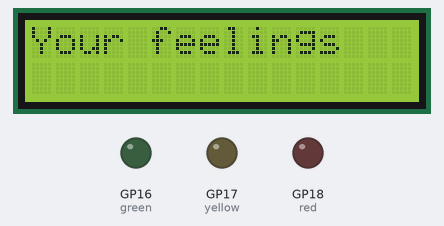
This program was run on a simulated Raspberry Pi Pico running MicroPython. Parts: 16×2 character LCD, output pins drawn as LEDs (lit = HIGH). Random numbers come from a fixed seed; library files of the repository ran but are not shown: pico_i2c_lcd.py; what the program prints to the serial console is not drawn.

Above: at 0.1 s.
At 7.7 s:
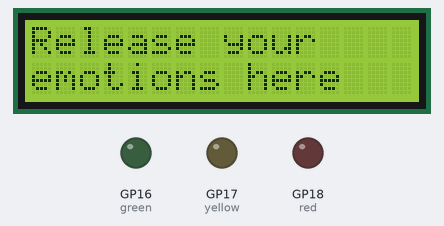
At 12.3 s:
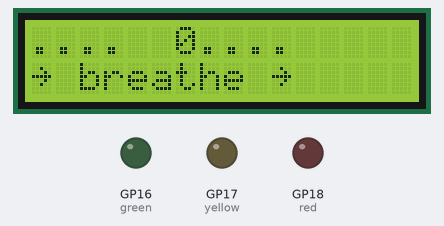
At 17.4 s:
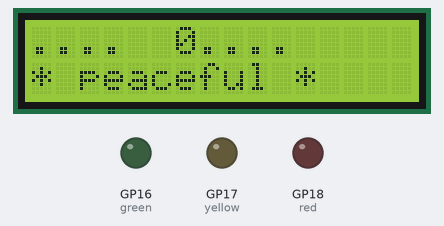
At 22.4 s:
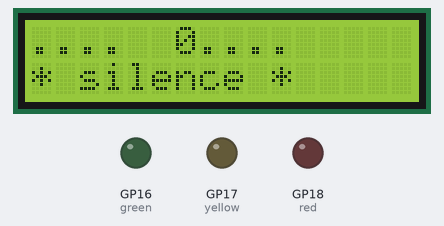
At 35.6 s:
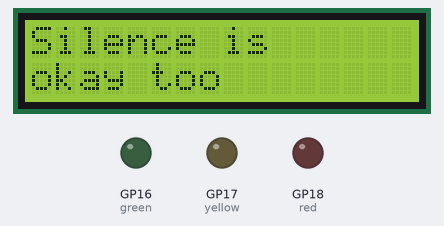
Timing chart, 0 to 37.1 s (numbered marks = the images above):
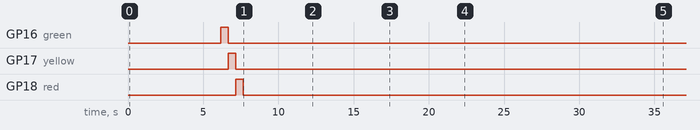

The program:

main.py
```python
from machine import Pin, I2C
from time import sleep, ticks_ms
import random

# Sound sensor on GP0
sound_sensor = Pin(0, Pin.IN, Pin.PULL_UP)

# 3 LEDs - representing emotional states
green = Pin(16, Pin.OUT)   # Calm / Peaceful
yellow = Pin(17, Pin.OUT)  # Agitated / Concerned
red = Pin(18, Pin.OUT)     # Intense / Release

# LCD Setup
i2c = I2C(0, scl=Pin(9), sda=Pin(8), freq=400000)
devices = i2c.scan()
lcd_exists = False

if devices:
    lcd_address = devices[0]
    try:
        from pico_i2c_lcd import I2cLcd
        lcd = I2cLcd(i2c, lcd_address, 2, 16)
        lcd_exists = True
        print("LCD initialized")
    except:
        print("LCD library error")
else:
    print("No LCD detected")

# ICONS (using ASCII characters)
ICON_HEART = "\x7F"  # Using special character for heart (if supported)
ICON_WAVE = "~"
ICON_STAR = "*"
ICON_ARROW = ">"
ICON_CIRCLE = "o"
ICON_DOT = "."

# Welcome messages
welcome_messages = [
    "Your feelings",
    "are valid",
    "Release safely",
    "No judgment",
    "You are heard"
]

# Emotional messages by level
emotional_messages = {
    "CALM": [
        "~ peaceful ~",
        "* centered *",
        "~ calm seas ~",
        "* at ease *",
        "~ gentle wave ~"
    ],
    "AGITATED": [
        "> something up <",
        "~ rising tide ~",
        "* notice this *",
        "~ building wave ~",
        "> let it out <"
    ],
    "RELEASE": [
        "> release now <",
        "~ let go ~",
        "* you're safe *",
        "~ feel it ~",
        "> express <"
    ],
    "SILENT": [
        "* silence *",
        "~ breathe ~",
        "* rest here *",
        "~ be still ~",
        "* peaceful *"
    ]
}

# Post-messages after reading (shown for 3 seconds)
post_messages = {
    "CALM": [
        "You are centered",
        "Peace within you",
        "Calm and present",
        "Balanced energy",
        "Quiet strength"
    ],
    "AGITATED": [
        "It's okay to feel",
        "This too shall pass",
        "You're still safe",
        "Notice and release",
        "Valid feelings"
    ],
    "RELEASE": [
        "Well done",
        "Release complete",
        "You let it out",
        "Feel the freedom",
        "Expressed fully"
    ],
    "SILENT": [
        "Rest is good",
        "Silence heals",
        "Quiet moments",
        "Just breathe",
        "Stillness counts"
    ]
}

def reset_all_leds():
    """Explicitly turn off all LEDs"""
    green.off()
    yellow.off()
    red.off()
    print("LEDs reset - ready for next reading")

def show_startup():
    if not lcd_exists:
        return

    lcd.clear()
    for msg in welcome_messages:
        lcd.putstr(msg)
        sleep(1.2)
        lcd.clear()

    # Test LEDs at startup
    print("Testing LEDs...")
    green.on()
    sleep(0.5)
    green.off()
    yellow.on()
    sleep(0.5)
    yellow.off()
    red.on()
    sleep(0.5)
    red.off()
    print("LEDs ready")

    # Ready message
    lcd.putstr("Release your")
    lcd.move_to(0, 1)
    lcd.putstr("emotions here")
    sleep(2)
    lcd.clear()

    # Ready animation
    for i in range(3):
        lcd.putstr("Ready " + ICON_WAVE * i)
        sleep(0.3)
        lcd.clear()
        sleep(0.2)

def show_reading(level, count):
    """Show the live reading"""
    if not lcd_exists:
        return

    # First line - show intensity with icons
    lcd.move_to(0, 0)

    if level == "RELEASE":
        bars = ICON_HEART * min(8, int(count/10))
        lcd.putstr("Rls:{:3d} {}".format(count, bars))
    elif level == "AGITATED":
        waves = ICON_WAVE * min(8, int(count/8))
        lcd.putstr("Agt:{:3d} {}".format(count, waves))
    elif level == "CALM":
        dots = ICON_DOT * min(8, int(count/6))
        lcd.putstr("Calm:{:2d} {}".format(count, dots))
    else:
        lcd.putstr("....{:3d}....".format(count))

    # Second line - random emotional message
    lcd.move_to(0, 1)
    msg = random.choice(emotional_messages[level])
    lcd.putstr(msg + " " * (16 - len(msg)))

def show_post_message(level):
    """Show a post-reading message for 3 seconds"""
    if not lcd_exists:
        return

    lcd.clear()

    # Choose random post message
    msg = random.choice(post_messages[level])

    # Display with some formatting
    words = msg.split()
    if len(words) <= 2:
        # Short message - center it
        lcd.move_to((16 - len(msg)) // 2, 0)
        lcd.putstr(msg)
    else:
        # Longer message - split across two lines
        half = len(words) // 2
        line1 = " ".join(words[:half])
        line2 = " ".join(words[half:])
        lcd.move_to((16 - len(line1)) // 2, 0)
        lcd.putstr(line1)
        lcd.move_to((16 - len(line2)) // 2, 1)
        lcd.putstr(line2)

    # Add icon decoration
    if level == "RELEASE":
        lcd.move_to(0, 0)
        lcd.putstr(ICON_HEART)
        lcd.move_to(15, 1)
        lcd.putstr(ICON_HEART)
    elif level == "AGITATED":
        lcd.move_to(0, 0)
        lcd.putstr(ICON_WAVE)
        lcd.move_to(15, 1)
        lcd.putstr(ICON_WAVE)
    elif level == "CALM":
        lcd.move_to(0, 0)
        lcd.putstr(ICON_DOT)
        lcd.move_to(15, 1)
        lcd.putstr(ICON_DOT)

    sleep(3)
    lcd.clear()

# Run startup
if lcd_exists:
    show_startup()

print("Emotional Release Sound Meter Ready")
print("Green = Calm | Yellow = Agitated | Red = Release")
print("All feelings are welcome here")

# Variables
detection_count = 0
last_second = ticks_ms()
current_level = "SILENT"
session_count = 0
reading_phase = True  # True = showing reading, False = showing post-message
post_message_start = 0
cycle_count = 0

while True:
    current_time = ticks_ms()

    # Count every emotional expression (sound)
    if sound_sensor.value() == 0:
        detection_count += 1

    # Update every second (reading phase)
    if reading_phase and (current_time - last_second > 1000):
        cycle_count += 1
        print(f"\n--- CYCLE {cycle_count} STARTING ---")

        # STEP 1: RESET ALL LEDS (explicitly turn them off)
        reset_all_leds()

        # STEP 2: Determine emotional intensity level
        if detection_count > 10:
            # Light the RED LED only
            red.on()
            current_level = "RELEASE"
            print("RELEASE! (intensity: {})".format(detection_count))
        elif detection_count > 5:
            # Light the YELLOW LED only
            yellow.on()
            current_level = "AGITATED"
            print("AGITATED (intensity: {})".format(detection_count))
        elif detection_count > 1:
            # Light the GREEN LED only
            green.on()
            current_level = "CALM"
            print("CALM (intensity: {})".format(detection_count))
        else:
            # All LEDs remain OFF
            current_level = "SILENT"
            print("SILENT (intensity: {})".format(detection_count))

        # Show which LED is active
        if current_level == "RELEASE":
            print("   → RED LED on")
        elif current_level == "AGITATED":
            print("   → YELLOW LED on")
        elif current_level == "CALM":
            print("   → GREEN LED on")
        else:
            print("   → No LEDs on (silent)")

        # Show reading on LCD
        if lcd_exists:
            show_reading(current_level, detection_count)

        # Prepare to show post-message
        reading_phase = False
        post_message_start = current_time

        # Increment session count for non-silent readings
        if current_level != "SILENT":
            session_count += 1

        # Reset counter for next reading
        detection_count = 0
        last_second = current_time

    # Post-message phase (show for 3 seconds)
    if not reading_phase and (current_time - post_message_start > 3000):
        print("--- POST-MESSAGE PHASE ---")

        # STEP 3: Turn off LEDs during post-message
        reset_all_leds()
        print("   → LEDs off for post-message")

        # Show post-message
        if lcd_exists and current_level != "SILENT":
            show_post_message(current_level)
        elif lcd_exists:
            # For silent, just show a quick message
            lcd.clear()
            lcd.putstr("Silence is")
            lcd.move_to(0, 1)
            lcd.putstr("okay too")
            sleep(2)
            lcd.clear()

        print(f"--- CYCLE {cycle_count} COMPLETE, READY FOR NEXT ---")
        print("Waiting for your next expression...\n")

        # STEP 4: Go back to reading phase (LEDs will be reset again at next cycle)
        reading_phase = True

    # Every 5 readings, show an encouraging summary
    if session_count > 0 and session_count % 5 == 0 and reading_phase and lcd_exists:
        # Quick flash of encouragement
        lcd.clear()
        lcd.putstr("You've expressed")
        lcd.move_to(0, 1)
        lcd.putstr("{} times ".format(session_count) + ICON_HEART)
        sleep(2)
        lcd.clear()
        session_count += 1  # Prevent repeating

    sleep(0.01)
```

Measured:
- what the display in image 0 shows lasts 1.2 s, from 0.1 s to 1.3 s
- what the display in image 1 shows lasts 2.0 s, from 7.7 s to 9.7 s
- what the display in image 2 shows lasts 3.0 s, from 12.3 s to 15.3 s
